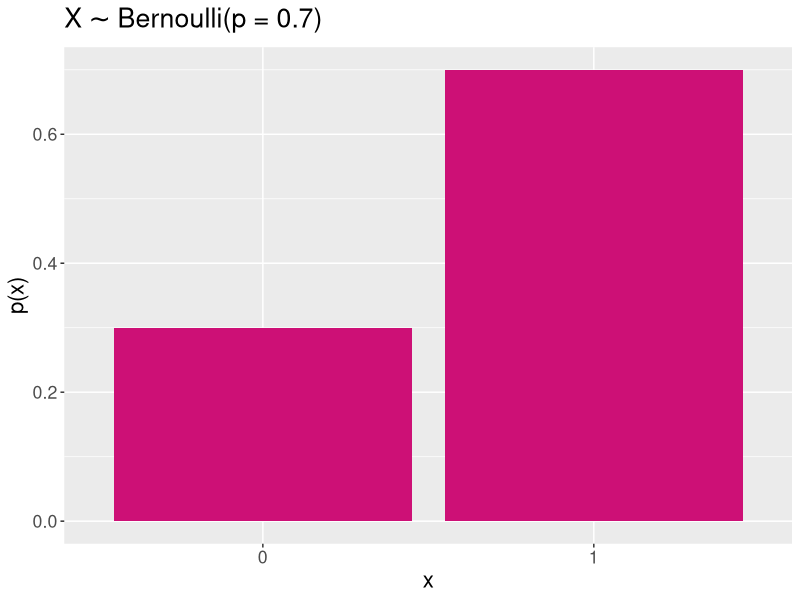
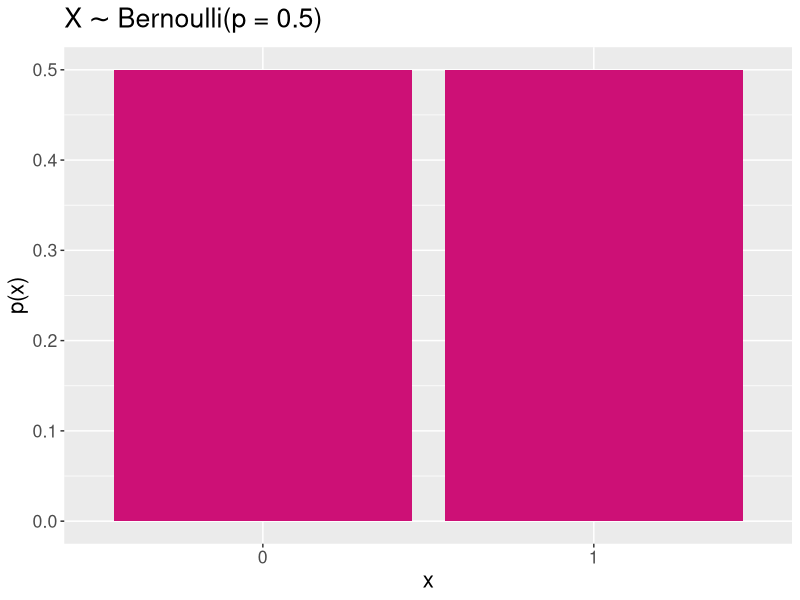
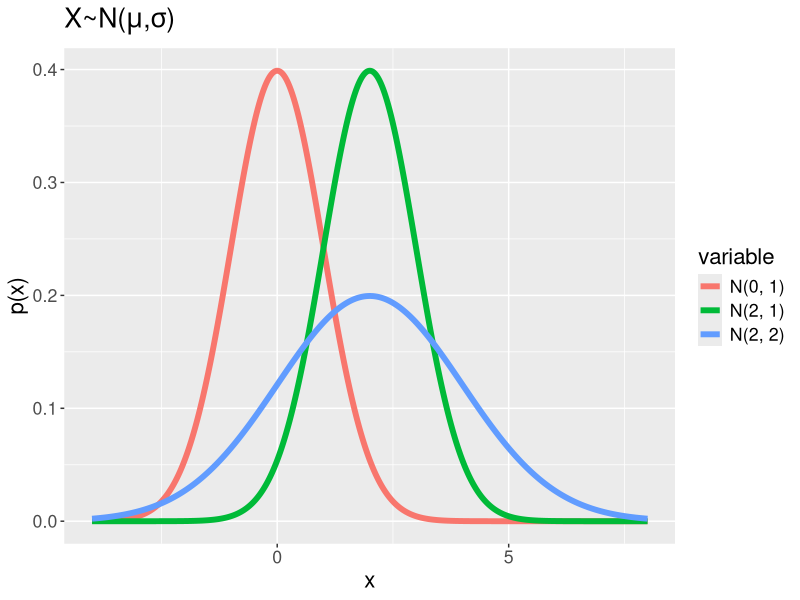
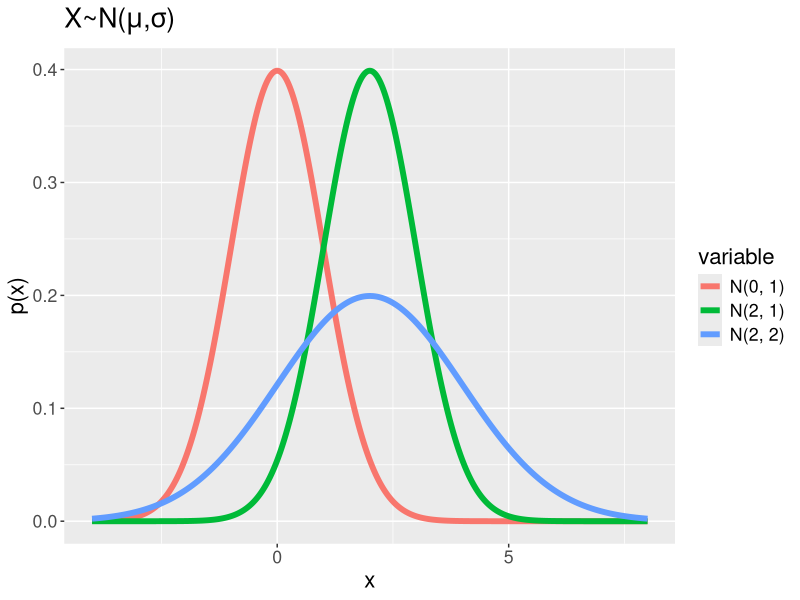
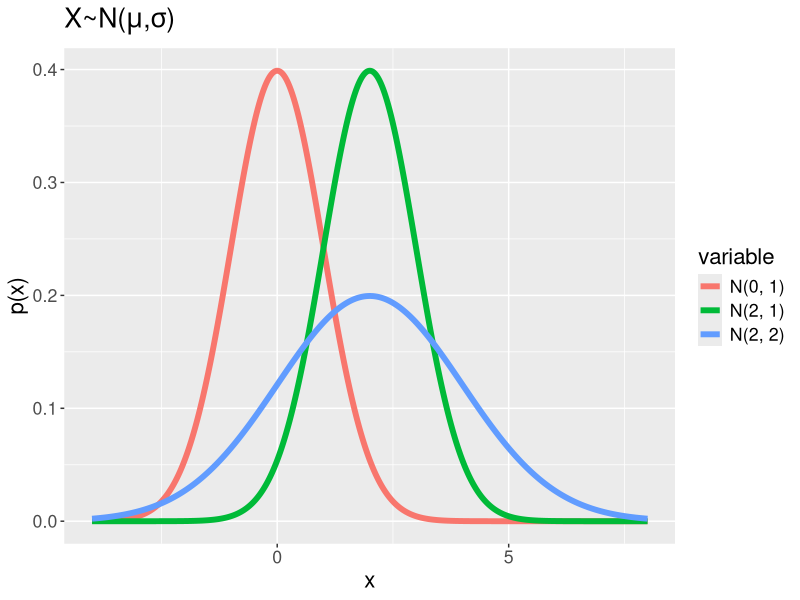
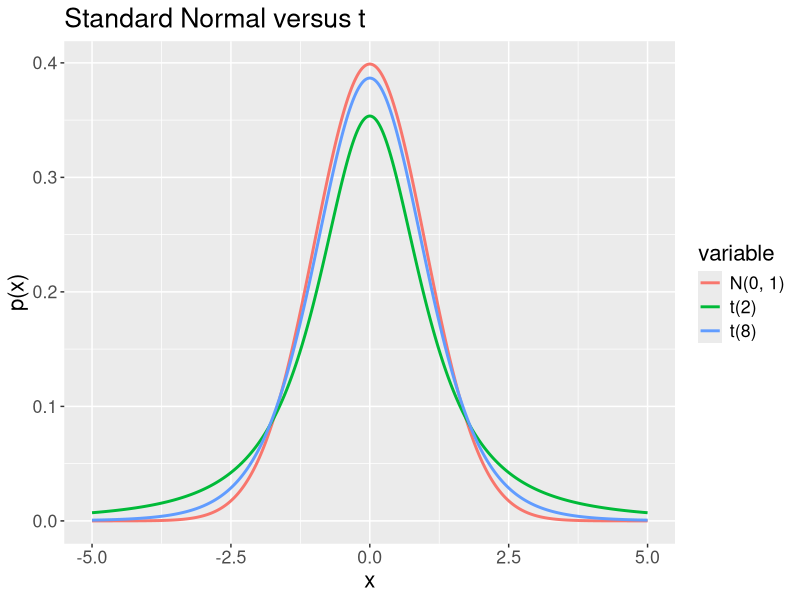

Write the R code that produced these figures, in order.
## ---- chunk 1
#| include: false
#| warning: false
#| message: false
# Some global options still not available in quarto
 knitr::opts_chunk$set(fig.align = 'center')
library(knitr)
library(tidyverse)
theme_update(text = element_text(size = 16))
## ---- chunk 2
library(tidyverse)
dat <- data.frame(y = c(.3, .7), x = c(0, 1))
ggplot(dat, aes(factor(x), y)) + 
  geom_col(fill = "deeppink3") +
  labs(title = expression(X %~% " Bernoulli(p = 0.7)"),
       x = "x", y = "p(x)")
## ---- chunk 3
library(tidyverse)
dat <- data.frame(y = c(.5, .5), x = c(0, 1))
ggplot(dat, aes(factor(x), y)) + 
  geom_col(fill = "deeppink3") +
  labs(title = expression(X %~% " Bernoulli(p = 0.5)"),
       x = "x", y = "p(x)")
## ---- chunk 4
library(tidyverse)
dat <- data.frame(x = seq(from = -4, to = 8, length.out = 1000)) %>%
  mutate(X1 = dnorm(x, mean = 0, sd = 1),
         X2 = dnorm(x, mean = 2, sd = 1),
         X3 = dnorm(x, mean = 2, sd = 2)) %>%
  pivot_longer(-x, names_to = "variable") %>%
  mutate(variable = case_when(
    variable == "X1" ~ "N(0, 1)",
    variable == "X2" ~ "N(2, 1)",
    TRUE ~ "N(2, 2)"
  ))
ggplot(dat, aes(x = x, y = value, color = variable)) + 
  geom_line(size = 2) +
  labs(title = expression(paste("X", "~", "N", "(", mu, ",", sigma, ")")),
       x = "x", y = "p(x)")
## ---- chunk 5
library(tidyverse)
dat <- data.frame(x = seq(from = -4, to = 8, length.out = 1000)) %>%
  mutate(X1 = dnorm(x, mean = 0, sd = 1),
         X2 = dnorm(x, mean = 2, sd = 1),
         X3 = dnorm(x, mean = 2, sd = 2)) %>%
  pivot_longer(-x, names_to = "variable") %>%
  mutate(variable = case_when(
    variable == "X1" ~ "N(0, 1)",
    variable == "X2" ~ "N(2, 1)",
    TRUE ~ "N(2, 2)"
  ))
ggplot(dat, aes(x = x, y = value, color = variable)) + 
  geom_line(size = 2) +
  labs(title = expression(paste("X", "~", "N", "(", mu, ",", sigma, ")")),
       x = "x", y = "p(x)")
## ---- chunk 6
library(tidyverse)
dat <- data.frame(x = seq(from = -4, to = 8, length.out = 1000)) %>%
  mutate(X1 = dnorm(x, mean = 0, sd = 1),
         X2 = dnorm(x, mean = 2, sd = 1),
         X3 = dnorm(x, mean = 2, sd = 2)) %>%
  pivot_longer(-x, names_to = "variable") %>%
  mutate(variable = case_when(
    variable == "X1" ~ "N(0, 1)",
    variable == "X2" ~ "N(2, 1)",
    TRUE ~ "N(2, 2)"
  ))
ggplot(dat, aes(x = x, y = value, color = variable)) + 
  geom_line(size = 2) +
  labs(title = expression(paste("X", "~", "N", "(", mu, ",", sigma, ")")),
       x = "x", y = "p(x)")
## ---- chunk 7
library(tidyverse)
dat <- data.frame(x = seq(from = -5, to = 5, length.out = 1000)) %>%
  mutate(X1 = dnorm(x, mean = 0, sd = 1),
         X2 = dt(x, df = 2),
         X3 = dt(x, df = 8)) %>%
  pivot_longer(-x, names_to = "variable") %>%
  mutate(variable = case_when(
    variable == "X1" ~ "N(0, 1)",
    variable == "X2" ~ "t(2)",
    TRUE ~ "t(8)"
  ))
ggplot(dat, aes(x = x, y = value, color = variable)) + 
  geom_line(size = 1) +
  labs(title = "Standard Normal versus t",
       x = "x", y = "p(x)")
